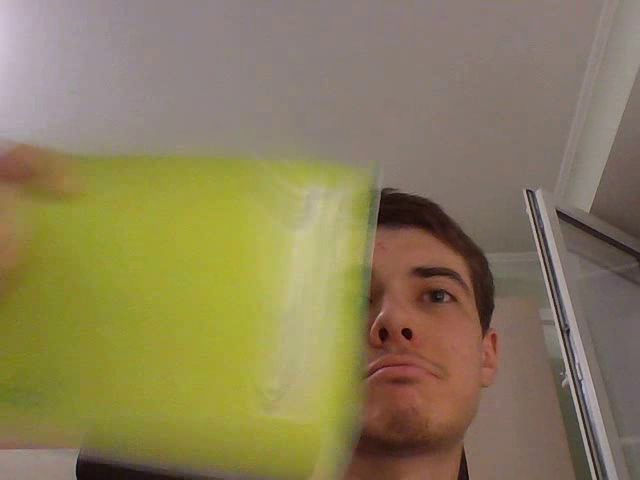
#> input picture frame 17 of lab1/copy-camera-output.avi, 640 x 480 px
$ python task3.py
#> lines starting #> are read from the running program, lines starting #| are printed output that depends on the picture
import cv2


cap = cv2.VideoCapture("copy-camera-output.avi")

while cap.isOpened():
    ret, frame = cap.read()
#> frame is the input picture: shape (480, 640, 3); mean B, G, R 89.9, 125.9, 138.2

    if not ret:
        break

    b,g,r = cv2.split(frame)
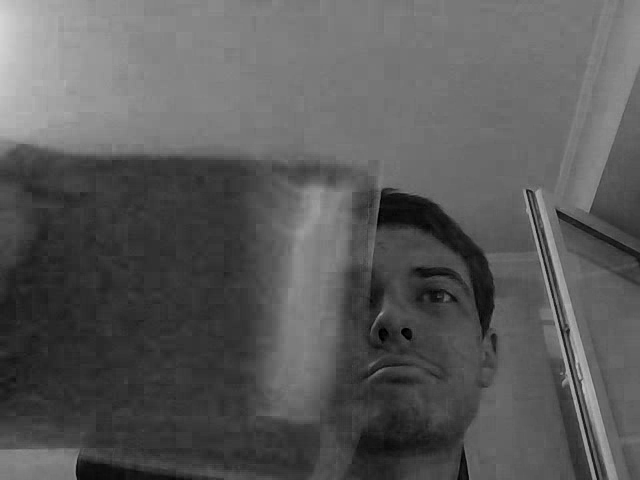
#> b: shape (480, 640); min 0, max 212, mean 89.9
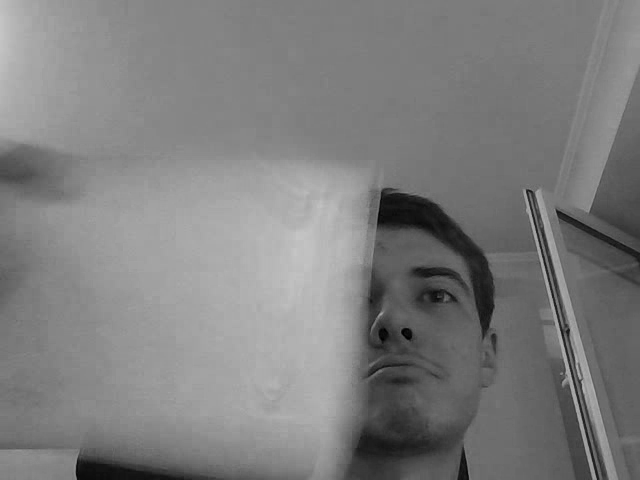
#> g: shape (480, 640); min 0, max 197, mean 125.9
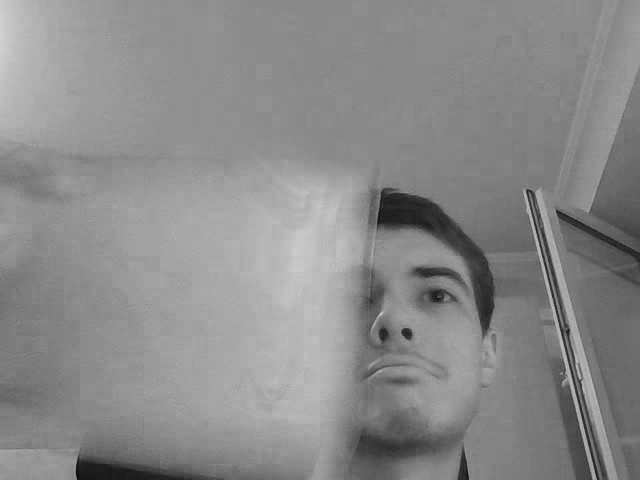
#> r: shape (480, 640); min 13, max 209, mean 138.2
    new_frame = cv2.merge((b, g, r + 100))
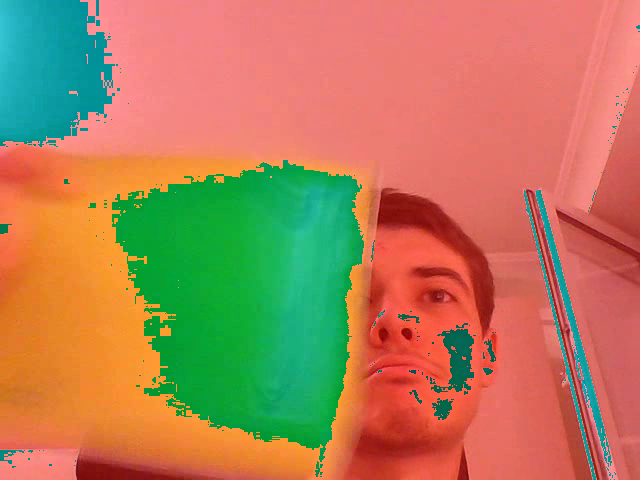
#> new_frame: shape (480, 640, 3); mean B, G, R 89.9, 125.9, 178.3

    new_frame = cv2.resize(new_frame, (1280, 960))
#> new_frame: shape (960, 1280, 3)

    cv2.imshow('result', new_frame)

    char = cv2.waitKey(5)
#> (key Esc is pressed here)
    if char == 27:
        break


cap.release()
cv2.destroyAllWindows()

$ run again, starting later in the video
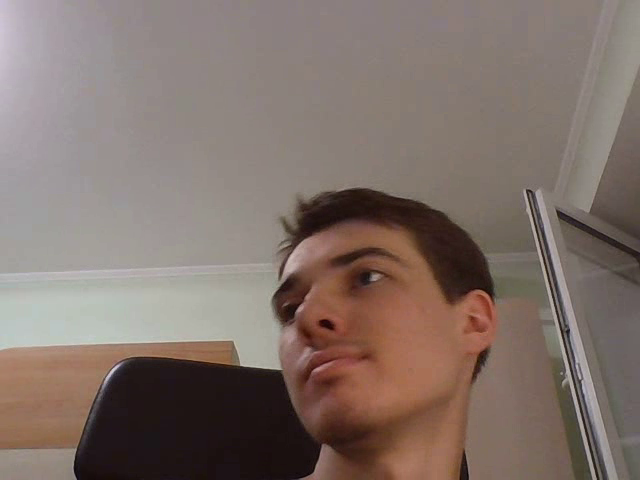
#> input picture frame 77 of lab1/copy-camera-output.avi, 640 x 480 px
#> frame is the input picture: shape (480, 640, 3); mean B, G, R 106.1, 113.3, 128.6
#> `b,g,r = cv2.split(frame)`:
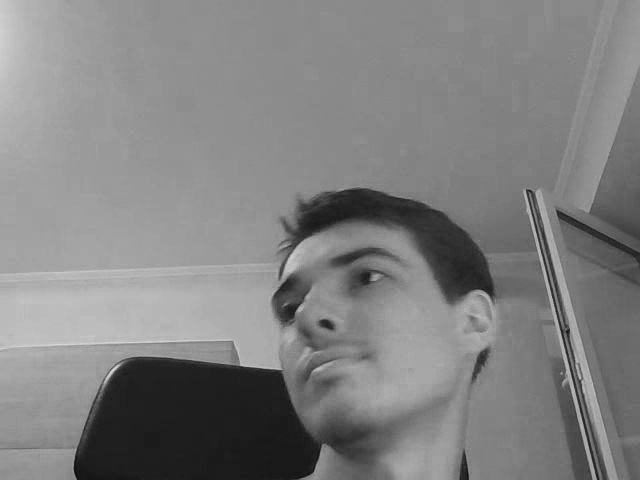
#> r: shape (480, 640); min 10, max 214, mean 128.6
#> `new_frame = cv2.merge((b, g, r + 100))`:
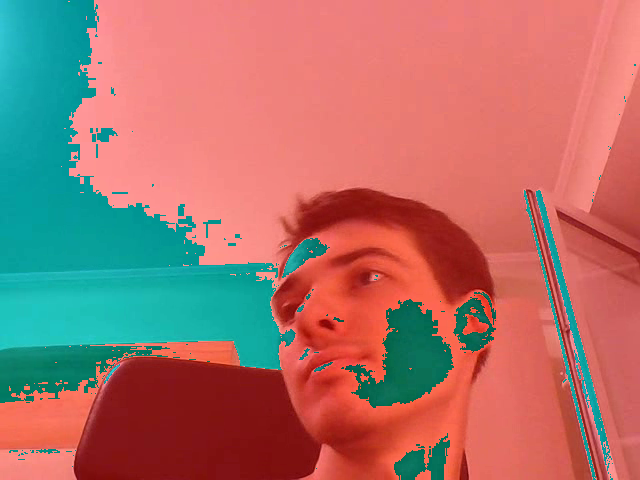
#> new_frame: shape (480, 640, 3); mean B, G, R 106.1, 113.3, 170.5

$ run again, starting later in the video
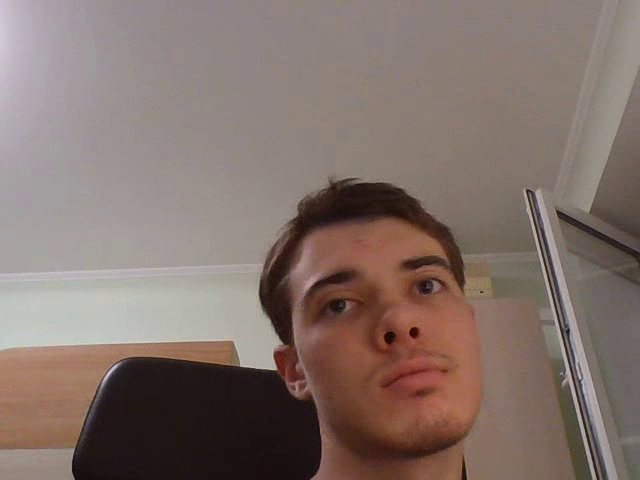
#> input picture frame 138 of lab1/copy-camera-output.avi, 640 x 480 px
#> frame is the input picture: shape (480, 640, 3); mean B, G, R 106.6, 113.4, 130.3
#> `b,g,r = cv2.split(frame)`:
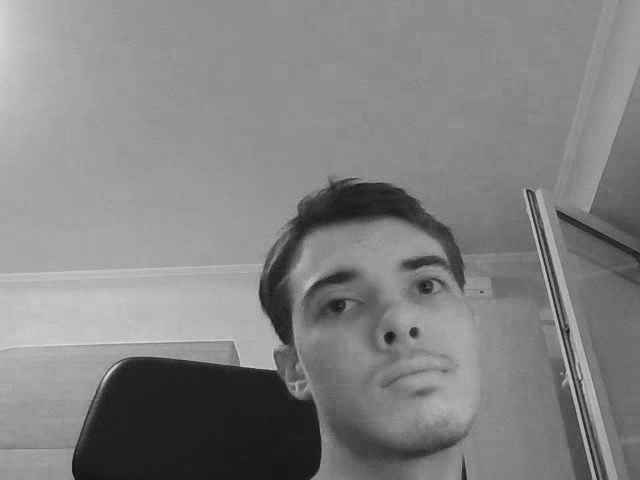
#> r: shape (480, 640); min 12, max 222, mean 130.3
#> `new_frame = cv2.merge((b, g, r + 100))`:
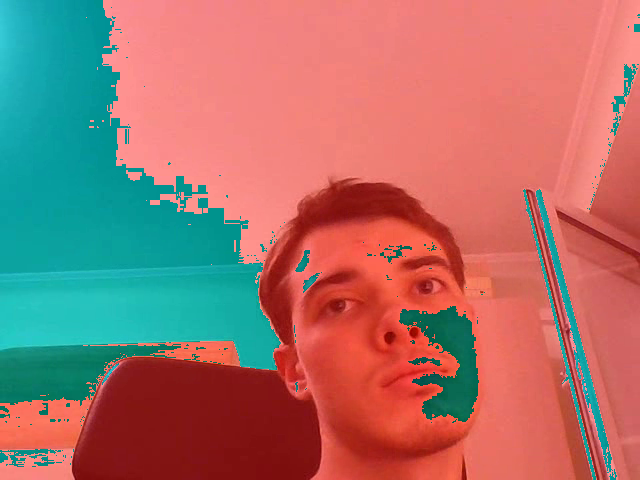
#> new_frame: shape (480, 640, 3); mean B, G, R 106.6, 113.4, 165.9
